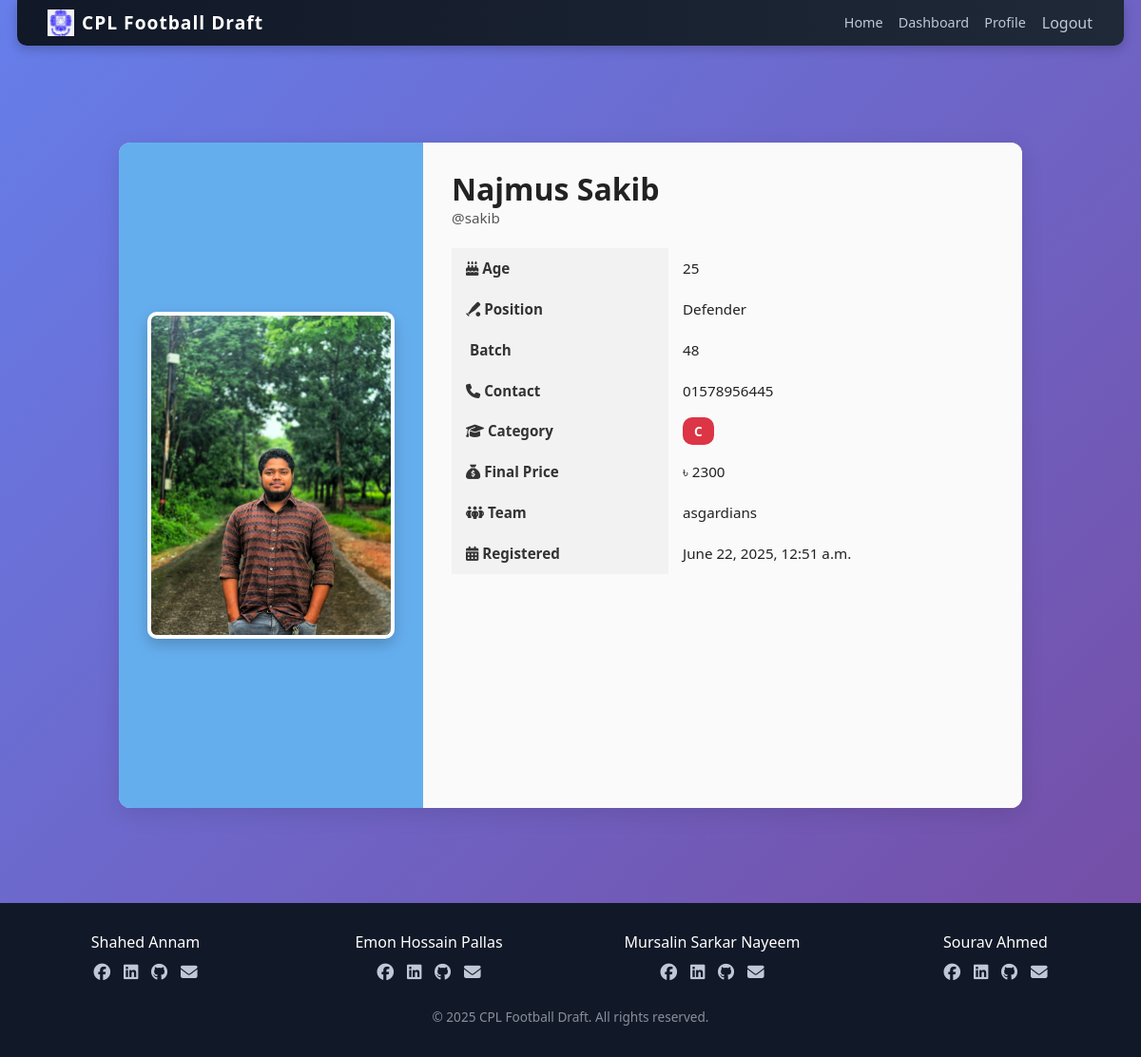
/player/profile/3/ (signed in), run on the app's committed database.
### player/models.py (models this page shows, shortened)
class Player(models.Model):
    POSITION_CHOICES = [
        ('Midfielder', 'Midfielder'),
        ('Goalkeeper', 'Goalkeeper'),
        ('Forward', 'Forward'),
        ('Defender', 'Defender'),
    ]
    user = models.ForeignKey(settings.AUTH_USER_MODEL, on_delete=models.CASCADE)
    name = models.CharField(max_length=100)
    age = models.IntegerField()
    playing_position = models.CharField(max_length=20, choices=POSITION_CHOICES)
    batch = models.CharField(max_length=10)
    contact_number = models.CharField(max_length=15, blank=True, null=True)
    profile_picture = models.ImageField(upload_to='profile_pics/', blank=True, null=True)
    assigned_team = models.ForeignKey(Team, on_delete=models.SET_NULL, null=True, blank=True, related_name='players')
    registered_at = models.DateTimeField(auto_now_add=True)
    price = models.IntegerField(default=100)
    current_price = models.IntegerField(default=0)
    CATEGORY_CHOICES = [
        ('A', 'Category A'),
        ('B', 'Category B'),
        ('C', 'Category C'),
    ]
    player_class = models.CharField(max_length=1, choices=CATEGORY_CHOICES, blank=True, null=True)

### CPL/models.py (models this page shows)
class CustomUser(AbstractUser):
    ROLE_CHOICES = (
        ('player', 'Player'),
        ('team', 'Team'),
        ('authority', 'Authority'),
    )
    role = models.CharField(max_length=20, choices=ROLE_CHOICES)

### team/models.py (models this page shows)
class Team(models.Model):
    user = models.OneToOneField(User, on_delete=models.CASCADE)
    slogan = models.CharField(max_length=255)
    logo = models.ImageField(upload_to='team_logos/')
    profile_pic = models.ImageField(upload_to='team_profiles/')
    expense_budget = models.IntegerField(default=10000)
    def __str__(self):
        return self.user.username

### player/views.py (the view)
# urls.py: path('profile/<int:player_id>/', views.player_profile, name='player_profile'),  # ✅ renamed
@login_required
def player_profile(request, player_id):  # still shows any profile by ID
    player = get_object_or_404(Player, id=player_id)
    return render(request, 'player/player_profile.html', {'player': player})

### templates/player/player_profile.html (shortened to what this page needs)
{% extends 'CPL/base.html' %}
{% load static %}
{% block head %}
<link rel="stylesheet" href="{% static 'player/stylePlayer_profile.css' %}">
<link rel="stylesheet" href="https://cdnjs.cloudflare.com/ajax/libs/font-awesome/6.5.2/css/all.min.css" />
{% endblock %}
{% block content %}
<div class="profile-container">
    <div class="profile-card horizontal-layout">
        <div class="profile-image">
            {% if player.profile_picture %}
                <img src="{{ player.profile_picture.url }}" alt="Profile Picture">
            {% else %}
                <i class="fas fa-user-circle no-image"></i>
            {% endif %}
        </div>
        <div class="profile-details">
            <div class="profile-name-section">
                <h2>{{ player.name }}</h2>
                <p>@{{ player.user.username }}</p>
            </div>
            <table class="profile-table">
                <tr>
                    <th><i class="fas fa-cake-candles"></i> Age</th>
                    <td>{{ player.age }}</td>
                </tr>
                <tr>
                    <th><i class="fas fa-baseball-bat-ball"></i> Position</th>
                    <td>{{ player.playing_position }}</td>
                </tr>
                <tr>
                    <th> Batch</th>
                    <td>{{ player.batch }}</td>
                </tr>
                <tr>
                    <th><i class="fas fa-phone"></i> Contact</th>
                    <td>{{ player.contact_number }}</td>
                </tr>
                <tr>
                    <th><i class="fas fa-graduation-cap"></i> Category</th>
                    <td>
                        {% if player.player_class %}
                            <span class="category-tag category-{{ player.player_class|lower }}">{{ player.player_class }}</span>
                        {% else %}
                            N/A
                        {% endif %}
                    </td>
                </tr>
                <tr>
                    <th><i class="fas fa-sack-dollar"></i>
                        {% if player.assigned_team != "Not bought yet" %}Final Price{% else %}Base Price{% endif %}
                    </th>
                    <td>
                        {% if player.player_class %}৳ {{ player.price }}{% else %}N/A{% endif %}
                    </td>
                </tr>
                <tr>
                    <th><i class="fas fa-people-group"></i> Team</th>
                    <td>{{ player.assigned_team }}</td>
                </tr>
                <tr>
                    <th><i class="fas fa-calendar-alt"></i> Registered</th>
                    <td>{{ player.registered_at|date:"F j, Y, g:i a" }}</td>
                </tr>
            </table>
        </div>
    </div>
</div>
{% endblock %}

### static/player/stylePlayer_profile.css (style rules this page uses)
body { background: linear-gradient(135deg, #667eea, #764ba2); }
.profile-container { display: flex; justify-content: center; padding: 50px 20px; min-height: 100vh; }
.profile-card.horizontal-layout { display: flex; background-color: #fff; box-shadow: 0 6px 25px rgba(0, 0, 0, 0.1); border-radius: 12px; max-width: 950px; width: 100%; overflow: hidden; padding: 0; }
.profile-image { flex: 0 0 320px; background-color: #268de7b4; display: flex; align-items: center; justify-content: center; padding: 30px; }
.profile-image img { width: 100%; height: auto; object-fit: contain; border: 4px solid #ffffff; box-shadow: 0 6px 15px rgba(0, 0, 0, 0.2); border-radius: 10px; }
.profile-details { flex: 1; padding: 30px; background-color: #fafafa; }
.profile-name-section h2 { margin: 0; font-size: 2rem; font-weight: bold; color: #222; }
.profile-name-section p { color: #555; margin-bottom: 20px; font-size: 0.95rem; }
.profile-table { width: 100%; border-collapse: collapse; font-size: 0.95rem; }
.profile-table th, .profile-table td { text-align: left; padding: 10px 15px; vertical-align: middle; }
.profile-table th { width: 40%; font-weight: bold; background-color: #f2f2f2; color: #333; }
.profile-table td { color: #222; }
.category-tag { padding: 5px 12px; border-radius: 10px; font-size: 0.85rem; font-weight: 600; color: white; text-transform: uppercase; }
.category-c { background-color: #dc3545; }

### data on the page
Player: profile_picture (picture), name "Najmus Sakib", user.username "sakib", age "25", playing_position "Defender", batch "48", contact_number "01578956445", player_class "C", price "2300", assigned_team "asgardians", registered_at "June 22, 2025, 12:51 a.m."
